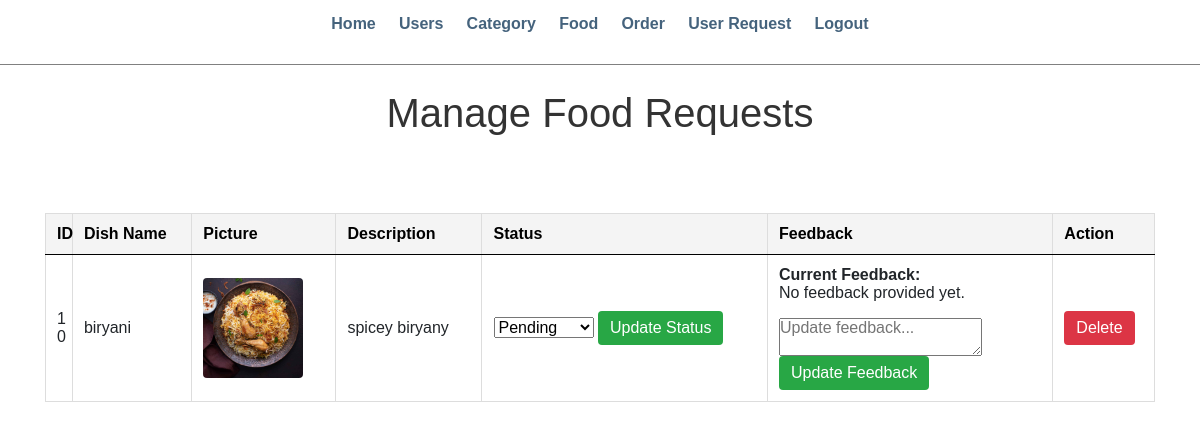
Screenshot of /admin/admin_requests.php (signed in) with the database file from the repository.
### tables this page shows
CREATE TABLE `food_requests` (
  `id` int(11) NOT NULL,
  `dish_name` varchar(255) NOT NULL,
  `picture` varchar(255) DEFAULT NULL,
  `description` text NOT NULL,
  `user_feedback` text DEFAULT NULL,
  `status` enum('Pending','Reviewed') DEFAULT 'Pending',
  `created_at` timestamp NOT NULL DEFAULT current_timestamp(),
  `user_id` int(11) DEFAULT NULL
);

### admin/admin_requests.php (the view, shortened to what this page needs)
<?php include('partials/menu.php'); ?>
<?php
$sql = "SELECT * FROM food_requests";
$result = $conn->query($sql);
?>
<!DOCTYPE html>
<html lang="en">
<head>
</head>
<body>
    <div class="container">
        <br>
        <h1>Manage Food Requests</h1>
        <br><br>
        <table>
            <tr>
                <th>ID</th>
                <th>Dish Name</th>
                <th>Picture</th>
                <th>Description</th>
                <th>Status</th>
                <th>Feedback</th>
                <th>Action</th>
            </tr>
            <?php while ($row = $result->fetch_assoc()) { ?>
                <tr>
                    <td><?php echo $row['id']; ?></td>
                    <td><?php echo $row['dish_name']; ?></td>
                    <td>
                        <?php if (!empty($row['picture'])) { ?>
                            <img src="../images/custome_food/<?php echo $row['picture']; ?>" alt="<?php echo $row['dish_name']; ?>">
                        <?php } else {
                            echo "No Picture";
                        } ?>
                    </td>
                    <td><?php echo $row['description']; ?></td>
                    <td>
                        <form action="" method="POST" style="display:inline;">
                            <select name="status" class="status-dropdown">
                                <option value="Pending" <?php echo $row['status'] == 'Pending' ? 'selected' : ''; ?>>Pending</option>
                            </select>
                            <button type="submit">Update Status</button>
                        </form>
                    </td>
                    <td>
                        <div class="feedback-container">
                            <strong>Current Feedback:</strong>
                            <p><?php echo $row['user_feedback'] ?: 'No feedback provided yet.'; ?></p>
                            <form action="" method="POST" class="action-form">
                                <textarea name="feedback" placeholder="Update feedback..." required><?php echo $row['user_feedback']; ?></textarea>
                                <button type="submit">Update Feedback</button>
                            </form>
                        </div>
                    </td>
                    <td>
                        <form action="" method="POST" style="display:inline;">
                            <button type="submit" class="delete-button">Delete</button>
                        </form>
                    </td>
                </tr>
            <?php } ?>
        </table>
    </div>
</body>
</html>

### css/admin.css (style rules this page uses)
* { margin: 0; padding: 0; font-family: Arial, Helvetica, sans-serif; }
table tr th { border-bottom: 1px solid black; padding: 1%; text-align: left; }
table tr td { padding: 1%; }

### admin/admin_requests.php (style rules this page uses)
h1 { text-align: center; color: #333; }
table { width: 100%; border-collapse: collapse; margin-top: 20px; }
th, td { padding: 12px 15px; text-align: left; border: 1px solid #ddd; }
th { background-color: #f4f4f4; color: black; }
td { word-wrap: break-word; max-width: 200px; }
td img { max-width: 100px; max-height: 100px; border-radius: 4px; }
button { padding: 8px 12px; color: #fff; background-color: #28a745; border: none; border-radius: 4px; cursor: pointer; }
button.delete-button { background-color: #dc3545; }

### rows the page displays
food_requests: id "10", dish_name "biryani", picture (picture), description "spicey biryany", status "Pending", user_feedback "No feedback provided yet."
